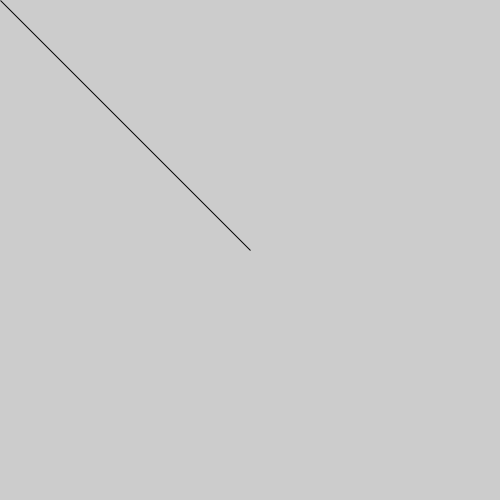
Frame 1 (no input)
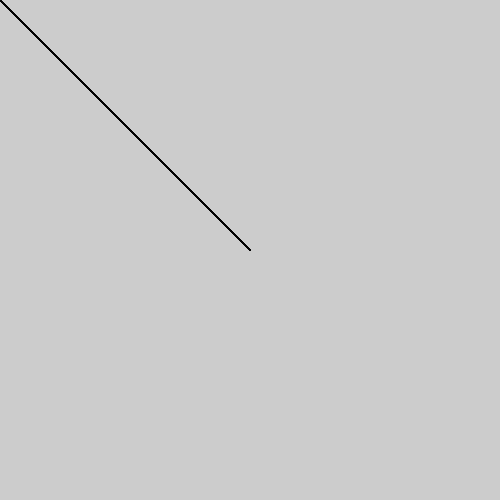
Frame 60 (the mouse pressed at the canvas centre just before this capture)
Frame 120 (the mouse held since frame 60 and released just before this capture): identical to frame 60, image omitted

The Processing sketch that drew these frames (run headless with seeded random() and noise(); from frame 60 on, the mouse is pressed at the canvas centre):

// Processing sketch: processing_62582
// ── processing_62582.pde

int dragX, dragY, moveX, moveY;
void setup(){
  size(500,500);
  smooth();


}
void draw(){

  fill(230, 250);
  triangle(dragX,dragY,250,250, moveX,moveY);
  fill(153);

}
void mouseMoved(){
moveX=mouseX;
moveY=mouseY;
}
void mouseDragged(){
dragX=mouseX;
dragY=mouseY;
}
